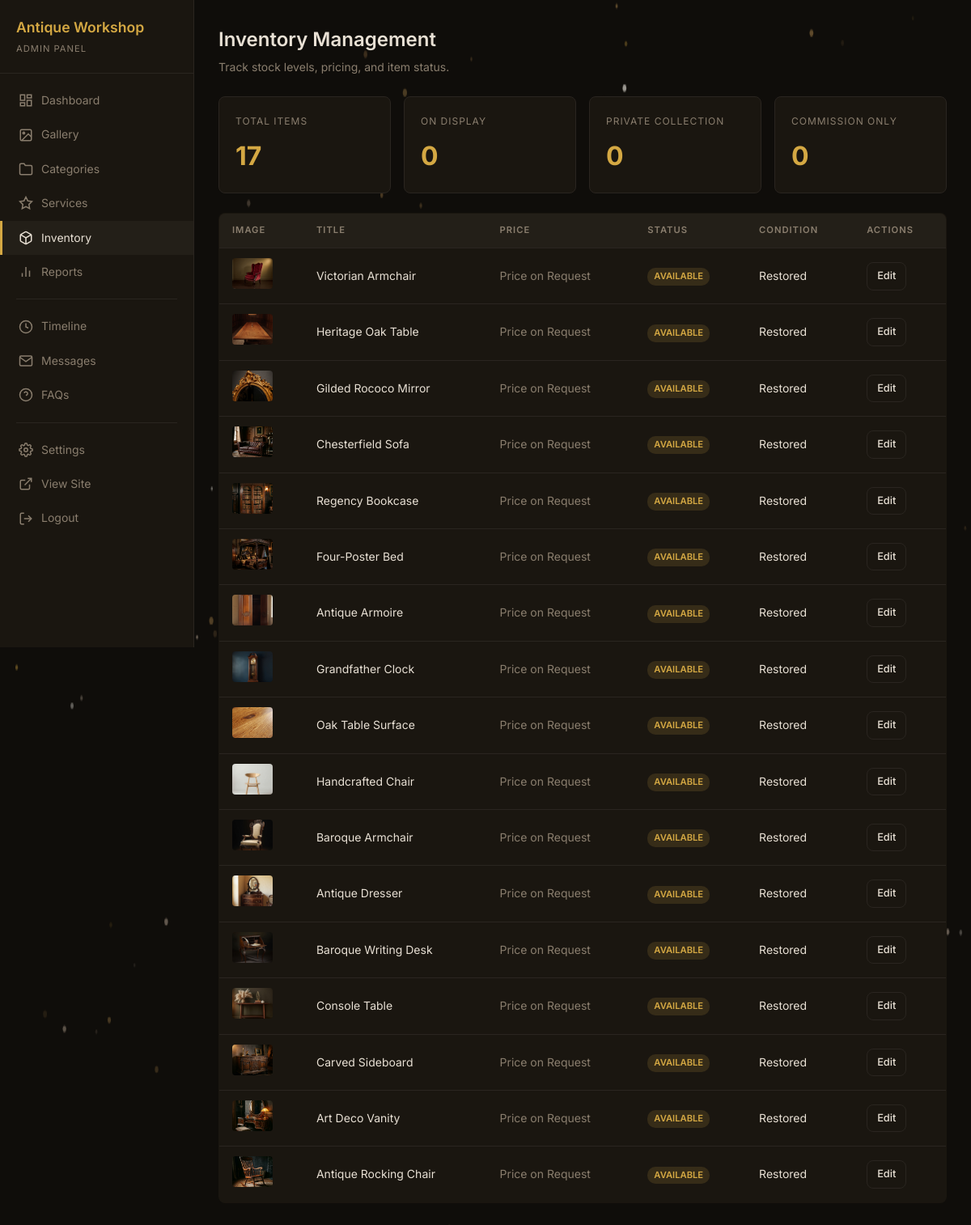
Screenshot of /admin/inventory.php (signed in) with the database file from the repository.
### tables this page shows
CREATE TABLE IF NOT EXISTS `gallery_items` (
    `id` INT AUTO_INCREMENT PRIMARY KEY,
    `title` VARCHAR(255) NOT NULL,
    `description` TEXT,
    `category` VARCHAR(50) NOT NULL DEFAULT 'restoration',
    `image_path` VARCHAR(255) NOT NULL,
    `alt_text` VARCHAR(255) DEFAULT '',
    `is_featured` TINYINT(1) NOT NULL DEFAULT 0,
    `tag` VARCHAR(50) DEFAULT '',
    `display_order` INT NOT NULL DEFAULT 0,
    `price` DECIMAL(10,2) DEFAULT 0.00,
    `quantity` INT DEFAULT 1,
    `sku` VARCHAR(50) DEFAULT '',
    `status` VARCHAR(20) DEFAULT 'available',
    `item_condition` VARCHAR(50) DEFAULT 'Restored',
    `created_at` DATETIME DEFAULT CURRENT_TIMESTAMP
);

### admin/inventory.php (the view, shortened to what this page needs)
<?php
$db = getDB();
$items = $db->query("SELECT * FROM gallery_items ORDER BY display_order ASC")->fetchAll();
$total_items = count($items);
$on_display = count(array_filter($items, fn($i) => ($i['status'] ?? 'on_display') === 'on_display'));
$private_collection = count(array_filter($items, fn($i) => ($i['status'] ?? '') === 'private_collection'));
$commission_only = count(array_filter($items, fn($i) => ($i['status'] ?? '') === 'commission_only'));
?>
<!DOCTYPE html>
<html lang="en">
<head>
    <link rel="stylesheet" href="style.css">
</head>
<body>
    <div class="admin-layout">
        <?php require_once 'includes/sidebar.php'; ?>
        <main class="admin-main">
            <div class="page-header">
                <h1>Inventory Management</h1>
                <p>Track stock levels, pricing, and item status.</p>
            </div>
            <div class="stats-grid" style="margin-bottom: 24px;">
                <div class="stat-card">
                    <div class="stat-label">Total Items</div>
                    <div class="stat-value"><?php echo $total_items; ?></div>
                </div>
                <div class="stat-card">
                    <div class="stat-label">On Display</div>
                    <div class="stat-value"><?php echo $on_display; ?></div>
                </div>
                <div class="stat-card">
                    <div class="stat-label">Private Collection</div>
                    <div class="stat-value"><?php echo $private_collection; ?></div>
                </div>
                <div class="stat-card">
                    <div class="stat-label">Commission Only</div>
                    <div class="stat-value"><?php echo $commission_only; ?></div>
                </div>
            </div>
            <table class="data-table">
                <thead>
                    <tr>
                        <th>Image</th>
                        <th>Title</th>
                        <th>Price</th>
                        <th>Status</th>
                        <th>Condition</th>
                        <th>Actions</th>
                    </tr>
                </thead>
                <tbody>
                    <?php foreach ($items as $item): ?>
                    <tr>
                        <td><img src="../<?php echo htmlspecialchars($item['image_path']); ?>" alt="" style="width:50px;height:38px;object-fit:cover;border-radius:4px;"></td>
                        <td><?php echo htmlspecialchars($item['title']); ?></td>
                        <td>
                            <?php if (floatval($item['price'] ?? 0) > 0): ?>
                                $<?php echo number_format($item['price'] ?? 0, 2); ?>
                            <?php else: ?>
                                <span style="color: var(--admin-text-muted);">Price on Request</span>
                            <?php endif; ?>
                        </td>
                        <td>
                            <span class="badge <?php
                                $s = $item['status'] ?? 'on_display';
                                echo $s === 'on_display' ? 'badge-featured' : ($s === 'sold' ? 'badge-read' : 'badge-unread');
                            ?>"><?php echo ucfirst(str_replace('_', ' ', $s)); ?></span>
                        </td>
                        <td><?php echo htmlspecialchars($item['item_condition'] ?? 'Restored'); ?></td>
                        <td>
                            <a href="inventory.php?edit=<?php echo $item['id']; ?>" class="btn btn-outline btn-sm">Edit</a>
                        </td>
                    </tr>
                    <?php endforeach; ?>
                </tbody>
            </table>
        </main>
    </div>
<?php require_once __DIR__ . '/includes/particles.php'; ?>

### admin/style.css (style rules this page uses)
:root { --admin-bg: #0f0d0a; --admin-surface: #1a1610; --admin-surface-hover: #231f18; --admin-border: #2a2520; --admin-text: #e8e0d4; --admin-text-muted: #8a7e6e; --admin-accent: #d4a843; --admin-accent-hover: #e0b84f; --admin-danger: #c0392b; --admin-danger-hover: #e74c3c; --admin-success: #27ae60; --admin-radius: 8px; }
* { margin: 0; padding: 0; box-sizing: border-box; }
body { font-family: 'Inter', -apple-system, BlinkMacSystemFont, sans-serif; background: var(--admin-bg); color: var(--admin-text); line-height: 1.6; min-height: 100vh; }
a { color: var(--admin-accent); text-decoration: none; }
.admin-layout { display: flex; min-height: 100vh; }
.admin-main { flex: 1; margin-left: 240px; padding: 30px; }
.page-header { margin-bottom: 24px; }
.page-header h1 { font-size: 1.5rem; font-weight: 600; }
.page-header p { color: var(--admin-text-muted); font-size: 0.875rem; margin-top: 4px; }
.stats-grid { display: grid; grid-template-columns: repeat(auto-fit, minmax(200px, 1fr)); gap: 16px; margin-bottom: 30px; }
.stat-card { background: var(--admin-surface); border: 1px solid var(--admin-border); border-radius: var(--admin-radius); padding: 20px; }
.stat-card .stat-label { font-size: 0.75rem; text-transform: uppercase; letter-spacing: 1px; color: var(--admin-text-muted); margin-bottom: 8px; }
.stat-card .stat-value { font-size: 2rem; font-weight: 700; color: var(--admin-accent); }
.btn { display: inline-flex; align-items: center; gap: 6px; padding: 10px 20px; border: none; border-radius: var(--admin-radius); font-family: inherit; font-size: 0.875rem; font-weight: 500; cursor: pointer; transition: all 0.2s; }
.btn-outline { background: transparent; border: 1px solid var(--admin-border); color: var(--admin-text); }
.btn-sm { padding: 6px 12px; font-size: 0.8rem; }
.data-table { width: 100%; border-collapse: collapse; background: var(--admin-surface); border: 1px solid var(--admin-border); border-radius: var(--admin-radius); overflow: hidden; }
.data-table th, .data-table td { padding: 12px 16px; text-align: left; border-bottom: 1px solid var(--admin-border); font-size: 0.875rem; }
.data-table th { background: var(--admin-surface-hover); color: var(--admin-text-muted); font-weight: 600; text-transform: uppercase; font-size: 0.7rem; letter-spacing: 1px; }
.data-table tr:last-child td { border-bottom: none; }
.data-table img { width: 50px; height: 50px; object-fit: cover; border-radius: 4px; }
.badge { display: inline-block; padding: 2px 8px; border-radius: 10px; font-size: 0.7rem; font-weight: 600; text-transform: uppercase; }
.badge-unread { background: rgba(212, 168, 67, 0.15); color: var(--admin-accent); }

### rows the page displays
gallery_items: image_path (picture), title "Victorian Armchair", price "Price on Request", status "AVAILABLE", item_condition "Restored"
gallery_items: image_path (picture), title "Heritage Oak Table", price "Price on Request", status "AVAILABLE", item_condition "Restored"
gallery_items: image_path (picture), title "Gilded Rococo Mirror", price "Price on Request", status "AVAILABLE", item_condition "Restored"
gallery_items: image_path (picture), title "Chesterfield Sofa", price "Price on Request", status "AVAILABLE", item_condition "Restored"
gallery_items: image_path (picture), title "Regency Bookcase", price "Price on Request", status "AVAILABLE", item_condition "Restored"
gallery_items: image_path (picture), title "Four-Poster Bed", price "Price on Request", status "AVAILABLE", item_condition "Restored"
gallery_items: image_path (picture), title "Antique Armoire", price "Price on Request", status "AVAILABLE", item_condition "Restored"
gallery_items: image_path (picture), title "Grandfather Clock", price "Price on Request", status "AVAILABLE", item_condition "Restored"
gallery_items: image_path (picture), title "Oak Table Surface", price "Price on Request", status "AVAILABLE", item_condition "Restored"
gallery_items: image_path (picture), title "Handcrafted Chair", price "Price on Request", status "AVAILABLE", item_condition "Restored"
gallery_items: image_path (picture), title "Baroque Armchair", price "Price on Request", status "AVAILABLE", item_condition "Restored"
gallery_items: image_path (picture), title "Antique Dresser", price "Price on Request", status "AVAILABLE", item_condition "Restored"
gallery_items: image_path (picture), title "Baroque Writing Desk", price "Price on Request", status "AVAILABLE", item_condition "Restored"
gallery_items: image_path (picture), title "Console Table", price "Price on Request", status "AVAILABLE", item_condition "Restored"
gallery_items: image_path (picture), title "Carved Sideboard", price "Price on Request", status "AVAILABLE", item_condition "Restored"
gallery_items: image_path (picture), title "Art Deco Vanity", price "Price on Request", status "AVAILABLE", item_condition "Restored"
gallery_items: image_path (picture), title "Antique Rocking Chair", price "Price on Request", status "AVAILABLE", item_condition "Restored"

### other values shown
$total_items "17"
$on_display "0"
$private_collection "0"
$commission_only "0"
